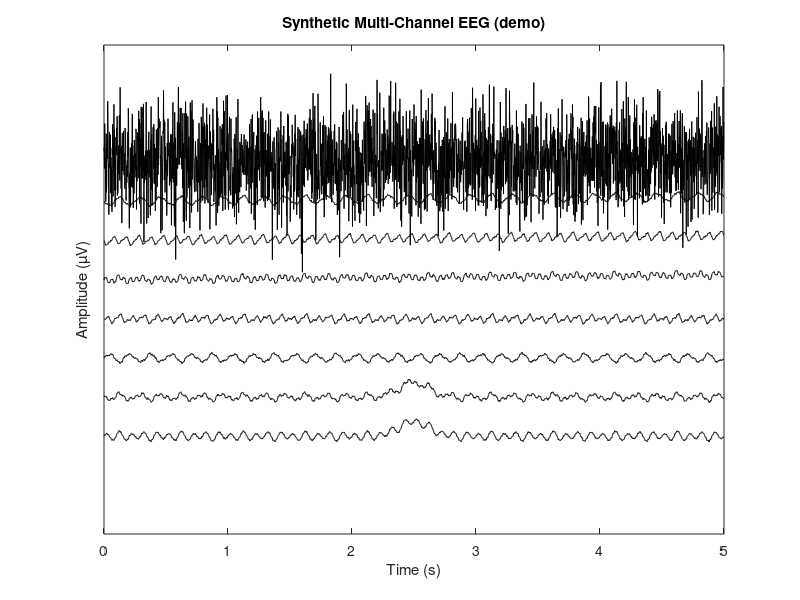

Recreate this plot in MATLAB.
function [X, Fs, labels, t] = generate_synthetic_EEG(duration_sec, nCh)
% ==============================================================
% generate_synthetic_EEG.m
% ==============================================================
% Generates realistic multi-channel EEG data with:
%   • Mixed oscillations (theta, alpha, beta)
%   • Eye blink artifacts (frontal)
%   • Slow drift (posterior)
%   • 60 Hz line noise
%   • One extremely noisy channel
%
% Suitable for testing ICA and noisy-channel detection.
%
% OUTPUTS:
%   X       — EEG signal [samples × channels]
%   Fs      — sampling rate (Hz)
%   labels  — channel labels
%   t       — time vector (seconds)
%
% Author: Simin Jamshidi (University of Iowa)
% Date: October 2025
% ==============================================================

if nargin < 1, duration_sec = 5; end
if nargin < 2, nCh = 8; end

% ----------------------------
% Basic parameters
% ----------------------------
Fs = 500;                            % Sampling rate (Hz)
t  = (0:1/Fs:duration_sec-1/Fs)';    % Time vector (seconds)

% ----------------------------
% Define neural sources
% ----------------------------
alpha = sin(2*pi*10*t);              % Alpha (10 Hz)
theta = 0.7*sin(2*pi*6*t);           % Theta (6 Hz)
beta  = 0.3*sin(2*pi*20*t);          % Beta (20 Hz)

% Three independent sources
sources = [alpha theta beta];

% ----------------------------
% Random channel mixing
% ----------------------------
mixWeights = randn(3, nCh);          % Random spatial mixing
X = sources * mixWeights;            % Mix into nCh channels

% Normalize per channel
X = X ./ max(abs(X),[],1);

% Add small Gaussian noise
X = X + 0.05*randn(size(X));

% ----------------------------
% Add typical EEG artifacts
% ----------------------------

% 1️⃣ 60 Hz line noise (global)
lineNoise = 0.1*sin(2*pi*60*t);
X = X + lineNoise;

% 2️⃣ Slow drift in posterior channels
drift = 0.2*t;
X(:, round(nCh*0.6):end) = X(:, round(nCh*0.6):end) + drift;

% 3️⃣ Eye blink artifact in frontal channels
blink = 3*exp(-((t-2.5).^2)/(2*0.12^2));   % Gaussian blink
X(:, 1:2) = X(:, 1:2) + blink;

% 4️⃣ One extremely noisy channel (simulate broken electrode)
noisyCh = nCh; % last channel
X(:, noisyCh) = X(:, noisyCh) + 6*randn(length(t),1);

% Channel labels
labels = arrayfun(@(i) sprintf('Ch%d', i), 1:nCh, 'UniformOutput', false);

% Optional quick plot
if nargout == 0
    figure('Color','w');
    plot(t, X + (0:nCh-1)*8, 'k');
    xlabel('Time (s)'); ylabel('Amplitude (µV)');
    title('Synthetic Multi-Channel EEG (demo)');
    set(gca,'YTick',[]);
end
end
